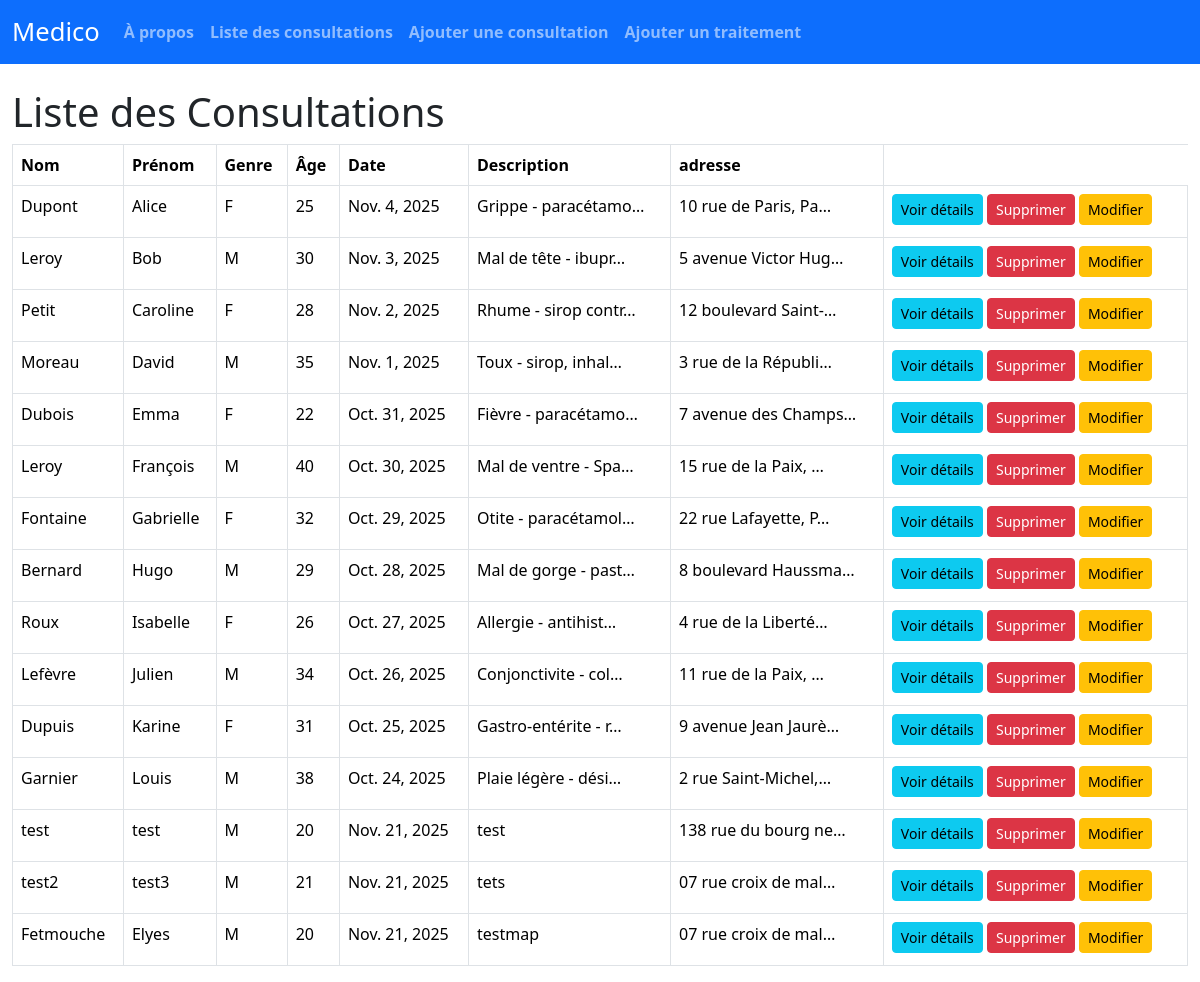
Screenshot of /consultations/ with the database file from the repository.
### medico/models.py (models this page shows, shortened)
class Consultation(models.Model):
    patient_nom = models.CharField(max_length=40, null=False)
    patient_prenom = models.CharField(max_length=30, null=False)
    patient_genre = models.CharField(
    max_length=10,
    choices=[('M', 'Homme'), ('F', 'Femme')],
    null=False
    )
    patient_age = models.PositiveIntegerField(null=False)
    description = models.TextField(null=False)
    date_consultation = models.DateField(auto_now_add=True)
    patient_adresse = models.CharField(max_length=255, null=True, blank=True)
    latitude = models.FloatField(null=True, blank=True)
    longitude = models.FloatField(null=True, blank=True)

### medico/views.py (the view)
# urls.py: path('consultations/', views.consultation_list, name='liste_consultation'),
def consultation_list(request):
    consultations = Consultation.objects.all()
    return render(request, 'medico/liste_consultation.html', {'consultations': consultations})

### medico/templates/medico/liste_consultation.html (shortened to what this page needs)
{% extends 'medico/base.html' %}
{% block content %}
<h1>Liste des Consultations</h1>
{% if consultations %}
<table class="table table-bordered">
    <thead class="bg-primary text-white">
        <tr>
         <th>Nom</th>
         <th>Prénom</th>
         <th>Genre</th>
         <th>Âge</th>
         <th>Date</th>
         <th>Description</th>
         <th> adresse</th>
        </tr>
    </thead>
    <tbody>
        {% for consultation in consultations %}
        <tr>
            <td>{{ consultation.patient_nom }}</td>
            <td>{{ consultation.patient_prenom }}</td>
            <td>{{ consultation.patient_genre }}</td>
            <td>{{ consultation.patient_age }}</td>
            <td>{{ consultation.date_consultation }}</td>
            <td>{{ consultation.description|truncatechars:20 }}</td>
            <td>{{ consultation.patient_adresse|truncatechars:20 }}</td>
            <td>
             <a href="{% url 'details_consultation' consultation.id %}" class="btn btn-info btn-sm mb-1">Voir détails</a>
             <a href="{% url 'effacer_consultation' consultation.id %}" class="btn btn-danger btn-sm mb-1">Supprimer</a>
             <a href="{% url 'changer_consultation' consultation.id %}" class="btn btn-warning btn-sm mb-1">Modifier</a>
            </td>
        </tr>
        {% endfor %}
    </tbody>
</table>
{% else %}
    <p>Aucune consultation enregistrée.</p>
{% endif %}
{% endblock %}

### rows the page displays
Consultation: patient_nom "Dupont", patient_prenom "Alice", patient_genre "F", patient_age "25", date_consultation "Nov. 4, 2025", description "Grippe - paracétamo…", patient_adresse "10 rue de Paris, Pa…"
Consultation: patient_nom "Leroy", patient_prenom "Bob", patient_genre "M", patient_age "30", date_consultation "Nov. 3, 2025", description "Mal de tête - ibupr…", patient_adresse "5 avenue Victor Hug…"
Consultation: patient_nom "Petit", patient_prenom "Caroline", patient_genre "F", patient_age "28", date_consultation "Nov. 2, 2025", description "Rhume - sirop contr…", patient_adresse "12 boulevard Saint-…"
Consultation: patient_nom "Moreau", patient_prenom "David", patient_genre "M", patient_age "35", date_consultation "Nov. 1, 2025", description "Toux - sirop, inhal…", patient_adresse "3 rue de la Républi…"
Consultation: patient_nom "Dubois", patient_prenom "Emma", patient_genre "F", patient_age "22", date_consultation "Oct. 31, 2025", description "Fièvre - paracétamo…", patient_adresse "7 avenue des Champs…"
Consultation: patient_nom "Leroy", patient_prenom "François", patient_genre "M", patient_age "40", date_consultation "Oct. 30, 2025", description "Mal de ventre - Spa…", patient_adresse "15 rue de la Paix, …"
Consultation: patient_nom "Fontaine", patient_prenom "Gabrielle", patient_genre "F", patient_age "32", date_consultation "Oct. 29, 2025", description "Otite - paracétamol…", patient_adresse "22 rue Lafayette, P…"
Consultation: patient_nom "Bernard", patient_prenom "Hugo", patient_genre "M", patient_age "29", date_consultation "Oct. 28, 2025", description "Mal de gorge - past…", patient_adresse "8 boulevard Haussma…"
Consultation: patient_nom "Roux", patient_prenom "Isabelle", patient_genre "F", patient_age "26", date_consultation "Oct. 27, 2025", description "Allergie - antihist…", patient_adresse "4 rue de la Liberté…"
Consultation: patient_nom "Lefèvre", patient_prenom "Julien", patient_genre "M", patient_age "34", date_consultation "Oct. 26, 2025", description "Conjonctivite - col…", patient_adresse "11 rue de la Paix, …"
Consultation: patient_nom "Dupuis", patient_prenom "Karine", patient_genre "F", patient_age "31", date_consultation "Oct. 25, 2025", description "Gastro-entérite - r…", patient_adresse "9 avenue Jean Jaurè…"
Consultation: patient_nom "Garnier", patient_prenom "Louis", patient_genre "M", patient_age "38", date_consultation "Oct. 24, 2025", description "Plaie légère - dési…", patient_adresse "2 rue Saint-Michel,…"
Consultation: patient_nom "test", patient_prenom "test", patient_genre "M", patient_age "20", date_consultation "Nov. 21, 2025", description "test", patient_adresse "138 rue du bourg ne…"
Consultation: patient_nom "test2", patient_prenom "test3", patient_genre "M", patient_age "21", date_consultation "Nov. 21, 2025", description "tets", patient_adresse "07 rue croix de mal…"
Consultation: patient_nom "Fetmouche", patient_prenom "Elyes", patient_genre "M", patient_age "20", date_consultation "Nov. 21, 2025", description "testmap", patient_adresse "07 rue croix de mal…"
